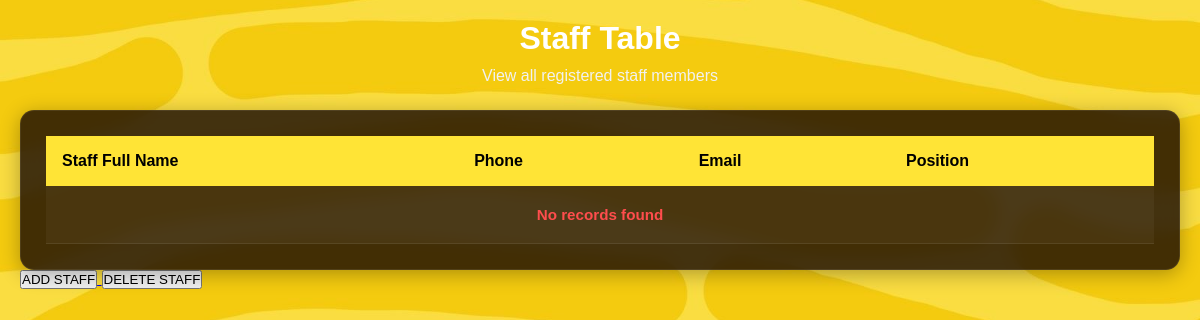
The app's page /administration/Staff.php, older data.
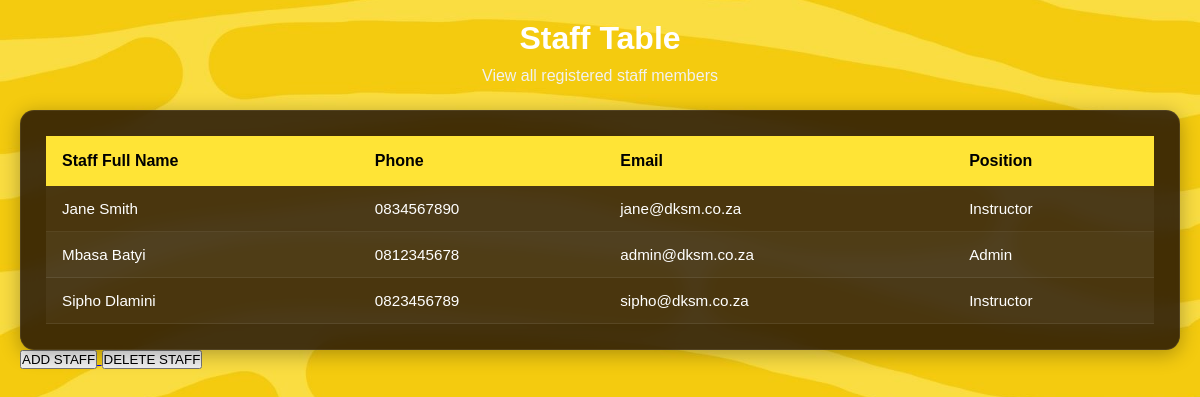
The same page, newer data.
### tables this page shows
CREATE TABLE users (
    user_id INT AUTO_INCREMENT PRIMARY KEY,
    user_name VARCHAR(50),
    user_pwd VARCHAR(50),
    user_full_name VARCHAR(100),
    phone VARCHAR(15),
    email VARCHAR(100),
    user_level_id INT
);

CREATE TABLE user_level (
    user_level_id INT AUTO_INCREMENT PRIMARY KEY,
    user_level_name VARCHAR(30) NOT NULL
);

### administration/Staff.php (the view, shortened to what this page needs)
<?php
    include_once "../incl/DatabaseConnection/dbConn.php";
    $sql = "SELECT
                users.user_full_name,
                users.phone,
                users.email,
                user_level.user_level_name
            FROM users
            INNER JOIN user_level
            ON users.user_level_id = user_level.user_level_id
            ORDER BY users.user_full_name ASC";
    $result = $conn->query($sql);
?>
<!DOCTYPE html>
<html lang="en">
<head>
    <link rel="stylesheet" href="../incl/style/administration/staff.css">
</head>
<body>
    <div class="staff-wrapper">
        <div class="staff-header">
            <h2>Staff Table</h2>
            <p>View all registered staff members</p>
        </div>
        <div class="staff-box">
            <table>
                <thead>
                    <tr>
                        <th>Staff Full Name</th>
                        <th>Phone</th>
                        <th>Email</th>
                        <th>Position</th>
                    </tr>
                </thead>
                <tbody>
                    <?php
                    if ($result->num_rows > 0) {
                        while($row = $result->fetch_assoc()) {
                            echo "
                                <tr>
                                    <td>{$row['user_full_name']}</td>
                                    <td>{$row['phone']}</td>
                                    <td>{$row['email']}</td>
                                    <td>{$row['user_level_name']}</td>
                                </tr>
                            ";
                        }
                    } else {
                        echo "
                            <tr>
                                <td colspan='4' class='no-records'>
                                    No records found
                                </td>
                            </tr>
                        ";
                    }
                    ?>
                </tbody>
            </table>
        </div>
        <div class="outside-box">
                <a href="/DSKMDrivingSchool/administration/addStaff.php">
                    <button type="button">
                        ADD STAFF
                    </button>
                </a>
                <a href="/DSKMDrivingSchool/administration/deleteStaff.php">
                    <button type="button">
                        DELETE STAFF
                    </button>
                </a>
            </div>
    </div>
</body>
</html>

### incl/style/administration/staff.css (style rules this page uses)
:root { --primary: #0B1F33; --secondary: #6C8EAD; --white: #ffffff; --background: #E6E8EA; --danger: #ff4d4d; --yellow: #ffe436; }
* { margin: 0; padding: 0; box-sizing: border-box; }
body { min-height: 100vh; background: url("../../images/BG4.jpg"); background-size: cover; background-position: center; background-repeat: no-repeat; font-family: Arial, sans-serif; color: var(--white); padding: 20px; }
.staff-wrapper { width: 100%; max-width: 1400px; margin: auto; }
.staff-header { text-align: center; margin-bottom: 25px; }
.staff-header h2 { font-size: 2rem; margin-bottom: 10px; color: var(--white); }
.staff-header p { color: #f1f1f1; font-size: 1rem; }
.staff-box { background: rgba(16, 2, 2, 0.78); border: 1px solid rgba(255, 255, 255, 0.08); border-radius: 14px; backdrop-filter: blur(8px); padding: 25px; overflow-x: auto; box-shadow: 0 4px 20px rgba(0,0,0,0.3); }
table { width: 100%; border-collapse: collapse; min-width: 900px; }
thead { background: var(--yellow); }
thead th { padding: 16px; text-align: left; font-size: 1rem; color: #000000; font-weight: bold; }
tbody tr { background: rgba(255, 255, 255, 0.04); transition: 0.3s ease; }
tbody tr:nth-child(even) { background: rgba(255, 255, 255, 0.07); }
tbody td { padding: 14px 16px; border-bottom: 1px solid rgba(255, 255, 255, 0.08); color: var(--white); font-size: 0.95rem; }
.no-records { text-align: center; color: var(--danger); font-weight: bold; padding: 20px; }

Row changes from the older to the newer data that the page shows:
added users: user_full_name "Jane Smith", phone "0834567890", email "jane@dksm.co.za", user_level.user_level_name "Instructor"
added users: user_full_name "Mbasa Batyi", phone "0812345678", email "admin@dksm.co.za", user_level.user_level_name "Admin"
added users: user_full_name "Sipho Dlamini", phone "0823456789", email "sipho@dksm.co.za", user_level.user_level_name "Instructor"
Text that changed along with them:
text no longer shown: "No records found"
